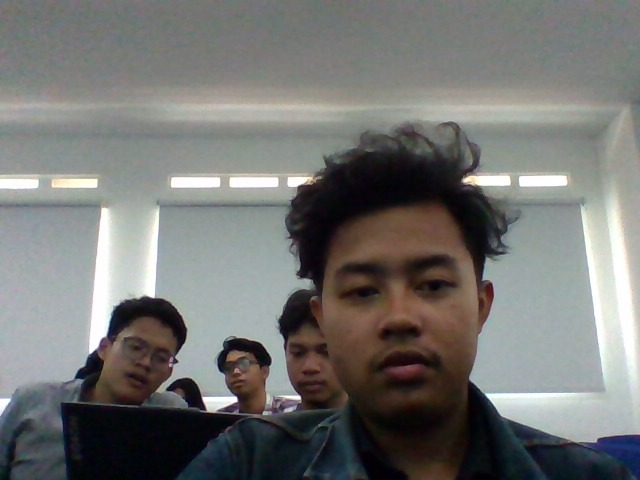
#> input picture src/uploads/uploaded.jpg, 640 x 480 px, found by its file name
$ python texture_runner.py
#> lines starting #> are read from the running program, lines starting #| are printed output that depends on the picture; long printed decimals are rounded
### backend/feature/texture_descriptor.py
import cv2
import numpy as np

#Menormalisasi gambar berwarna menjadi grayscale sesuai dengan spesifikasi
def Normalisasi(r,g,b):
    r = r * 0.29
    g = g * 0.587
    b = b * 0.114
    y = r + g + b
    return y

def coocurenceMatrix(list, tinggi, lebar):
    coocurence = np.zeros((256,256), np.int64)

    for i in range(tinggi):
        for j in range(lebar-1):
            X = round(list[i,j])
            Y = round(list[i,j+1])
            coocurence[X,Y] += 1

    return coocurence


def symmetricMatrix(matrix):
    symMatrix = np.zeros((256,256), dtype=float)

    symMatrix = matrix + np.transpose(matrix)

    return symMatrix


def normalizationMatrix(matrix):
    divisor = np.sum(matrix)

    normalization = np.zeros((256,256),dtype=float)
    normalization = matrix / divisor

    return normalization

def contrast(matrix):
    return (np.sum(np.square(np.arange(256)[:, np.newaxis] - np.arange(256)) * matrix))

def entropy(matrix):
    return -(np.sum(matrix * np.log(matrix + 1e-8)))


def homogenity(matrix):
    return np.sum(matrix / (1 + np.abs(np.arange(256)[:, np.newaxis] - np.arange(256))))

def Tekstur_Feature(image, r, g, b):
    tinggi, lebar, _ = image.shape
    list_Y = np.zeros((tinggi,lebar))

    list_Y = Normalisasi(r,g,b)

    coocurence = coocurenceMatrix(list_Y, tinggi, lebar)
    symmetric_cooc = symmetricMatrix(coocurence)
    normalization = normalizationMatrix(symmetric_cooc)

    Contrast = contrast(normalization)
    print("Contrast:", Contrast)
    Homogenity = homogenity(normalization)
    print("Homogenity:", Homogenity)
    Entropy = entropy(normalization)
    print("Entropy:", Entropy)

    return Contrast, Homogenity, Entropy


# [8 lines left out: function similarity, not called in this run]

### backend/feature/texture_searcher.py
import csv
import texture_descriptor

class TextureSearcher:
    def __init__(self, indexPath):
        # simpan index path
        self.indexPath = indexPath

    def search(self, queryFeatures, limit=None):
        # buka file index untuk membaca
        with open(self.indexPath) as f:
            # inisialisasi CSV reader
            reader = csv.reader(f)

            # inisialisasi kamus hasil pencarian
            results = {}

            # loop pada baris dalam file index
            for row in reader:
                # hitung jarak antara fitur dalam index dan fitur query
                features = [float(x) for x in row[1:]]
                d = texture_descriptor.similarity(*features, *queryFeatures)

                # update hasil pencarian
                results[row[0]] = d

            # tutup reader
            f.close()

        # sort hasil pencarian sehingga gambar dengan jarak terkecil (yaitu gambar yang paling mirip) berada di depan
        results = sorted([(v, k) for (k, v) in results.items()], reverse=True)

        return results[:limit] # Mengembalikan hasil pencarian dari baris 1 sampai baris limit

### backend/feature/texture_runner.py
from texture_searcher import TextureSearcher
import cv2
import json
import time
import math
import texture_descriptor

start_time = time.perf_counter()
gambar = "src/uploads/uploaded.jpg" # Lokasi gambar query

# Membaca gambar query dengan OpenCV
query = cv2.imread(gambar)
#> query is the input picture: shape (480, 640, 3); mean B, G, R 114.4, 116.6, 116.2
r, g, b = cv2.split(query)
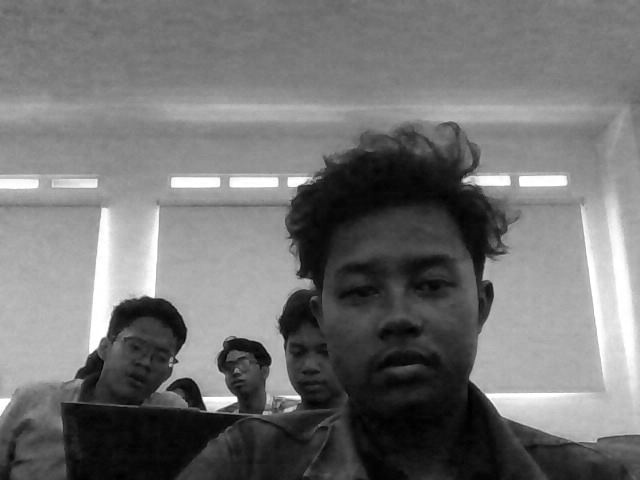
#> r: shape (480, 640); min 0, max 255, mean 114.4
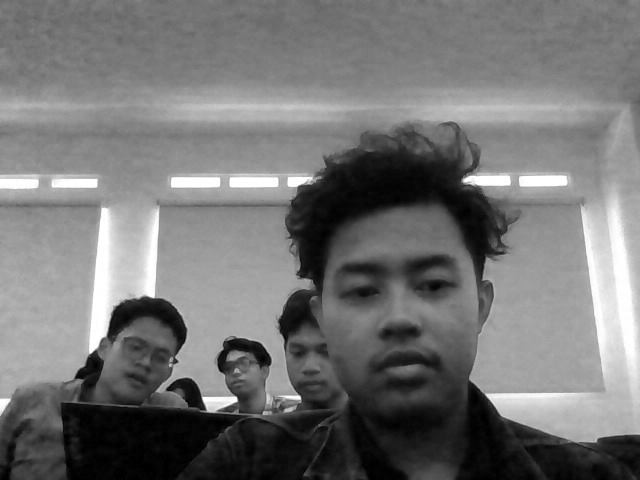
#> b: shape (480, 640); min 0, max 255, mean 116.2

# Mendeskripsikan fitur tekstur dari gambar query dengan Tekstur_Feature
features = texture_descriptor.Tekstur_Feature(query, r, g, b)
#> in Normalisasi, `g = g * 0.587`:
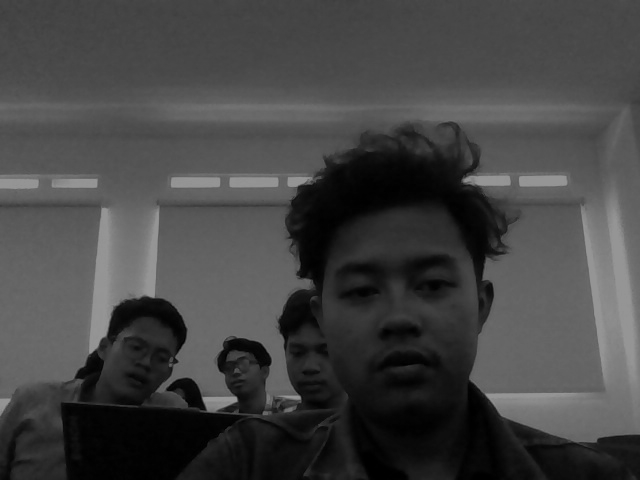
#> g: shape (480, 640) float64; min 0, max 149.7, mean 68.5
#> after the loop in coocurenceMatrix, `for i in range(tinggi):`:
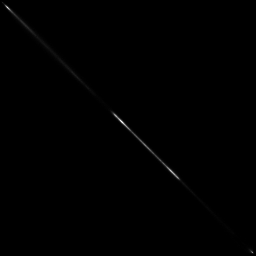
#> coocurence: shape (256, 256) int64; min 0, max 2055, mean 4.7; drawn with min black and max white
#> in normalizationMatrix, `divisor = np.sum(matrix)`: divisor = 613440
#> in Tekstur_Feature, `Contrast = contrast(normalization)`: Contrast = 36.03
#| Contrast: 36.032
#> in Tekstur_Feature, `Homogenity = homogenity(normalization)`: Homogenity = 0.587
#| Homogenity: 0.5869
#> in Tekstur_Feature, `Entropy = entropy(normalization)`: Entropy = 7.23
#| Entropy: 7.232
#> features = (36.03, 0.587, 7.23)

# Inisiasi TextureSearcher dengan path indeks di src
searcher = TextureSearcher('src/conf/conf_texture.csv')

# Melakukan pencarian kemiripan fitur dengan fitur query
results = searcher.search(features)
#> (the run stopped early here; a loop or call above may not have finished)

$ run again, with src/uploads/286.jpg copied over src/uploads/uploaded.jpg
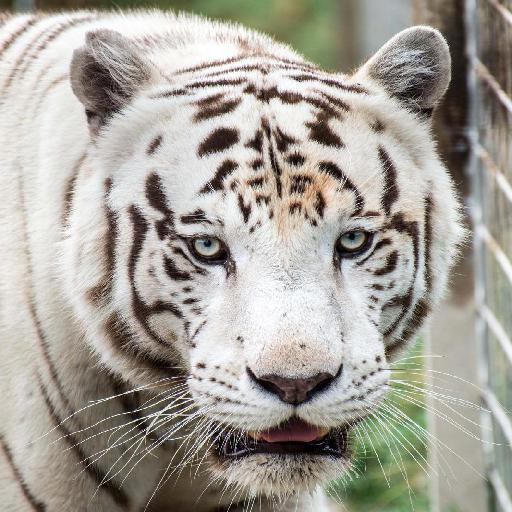
#> input picture src/uploads/286.jpg, 512 x 512 px, found by its file name
#> query is the input picture: shape (512, 512, 3); mean B, G, R 152.9, 161.5, 165.4
#> in Normalisasi, `g = g * 0.587`:
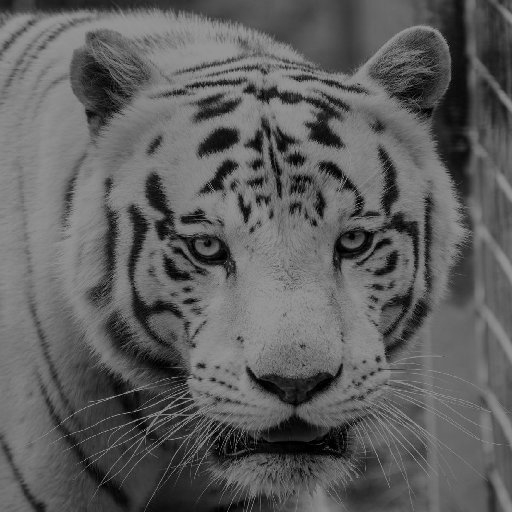
#> g: shape (512, 512) float64; min 0, max 149.7, mean 94.8
#> after the loop in coocurenceMatrix, `for i in range(tinggi):`:
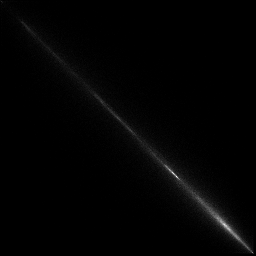
#> coocurence: shape (256, 256) int64; min 0, max 316, mean 4; drawn with min black and max white
#> divisor = 523264
#> Contrast = 539.7
#| Contrast: 539.718
#> Homogenity = 0.238
#| Homogenity: 0.2381
#> Entropy = 9.44
#| Entropy: 9.436
#> features = (539.7, 0.238, 9.44)

$ run again, with src/uploads/captured.jpg copied over src/uploads/uploaded.jpg
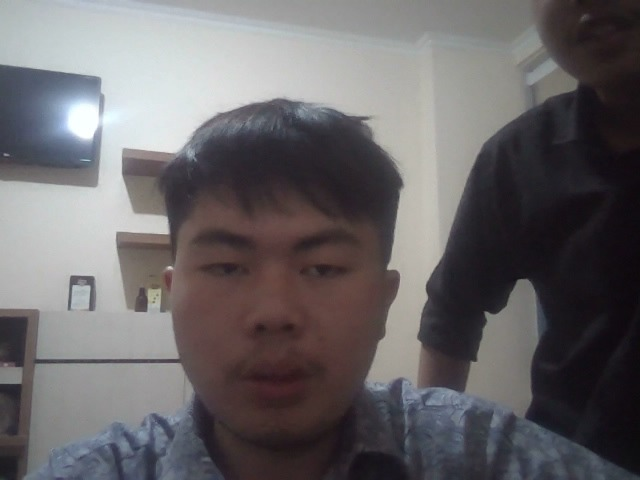
#> input picture src/uploads/captured.jpg, 640 x 480 px, found by its file name
#> query is the input picture: shape (480, 640, 3); mean B, G, R 104, 101.8, 105.1
#> in symmetricMatrix, `symMatrix = matrix + np.transpose(matrix)`:
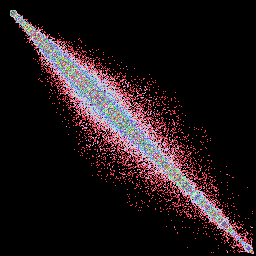
#> symMatrix: shape (256, 256) int64; 539 distinct labels, from 0 to 3494; one colour per label, 0 black
#> divisor = 613440
#> in normalizationMatrix, `normalization = matrix / divisor`:
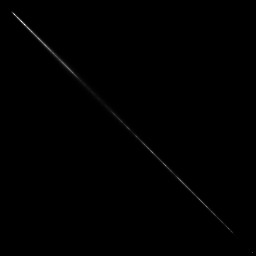
#> normalization: shape (256, 256) float64; min 0, max 0.0057, mean 1.53e-05; drawn with min black and max white
#> Contrast = 16.86
#| Contrast: 16.857
#> Homogenity = 0.628
#| Homogenity: 0.628
#> Entropy = 7.26
#| Entropy: 7.255
#> features = (16.86, 0.628, 7.26)
